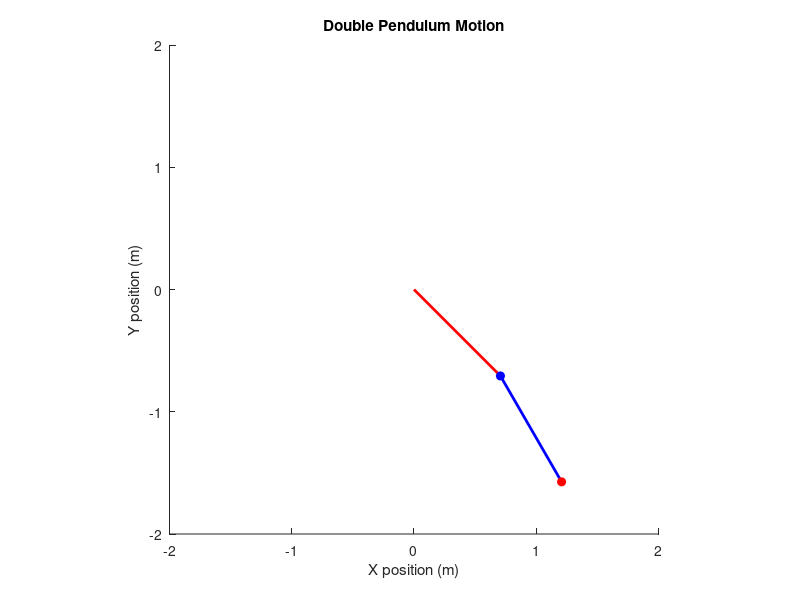

Recreate this plot in MATLAB. (Note: this script raises an error after producing the figure.)
% File name: pendulum.m
% Author: Troy Chin
% Date: 15 November 2024
% Version: 1.0
% Purpose: Reimplementation of the Double Pendulum Lab in MATLAB with animation

% Define necessary parameters
m1 = 1.0; % mass1
m2 = 1.0; % mass2
l1 = 1.0; % length1
l2 = 1.0; % length2
g = 9.81; % Gravitational constant

% Define initial conditions
theta_1 = pi/4; % angle1
theta_2 = pi/6; % angle2
theta_dot1 = 0.0; % velocity1
theta_dot2 = 0.0; % velocity2

% Time span and step size
t_span = [0 5]; % Time from 0 to 20 seconds
dt = 0.01; % Time step
time = t_span(1):dt:t_span(2); % Time array

% Initial conditions for the system
y0 = [theta_1, theta_dot1, theta_2, theta_dot2]; % Initial state vector

% Define the system of differential equations (Euler-Lagrange equations)
% Equations for first and second pendulum
eqns = @(t, y) [
    y(2);
    (-g*(2*m1+m2)*sin(y(1)) - m2*g*sin(y(1)-2*y(3)) - 2*sin(y(1)-y(3))*m2*(y(4)^2*l2 + y(2)^2*l1*cos(y(1)-y(3))))/(l1*(2*m1+m2-m2*cos(2*y(1)-2*y(3)))); 
    y(4);
    (2*sin(y(1)-y(3))*(y(2)^2*l1*(m1+m2) + g*(m1+m2)*cos(y(1)) + y(4)^2*l2*m2*cos(y(1)-y(3))))/(l2*(2*m1+m2-m2*cos(2*y(1)-2*y(3))));
];

% Solve the system using ode45
[time, sol] = ode45(eqns, time, y0);

% Extract positions from the solution
theta1 = sol(:,1);
theta2 = sol(:,3);

% Calculate x and y positions of the masses
x1 = l1 * sin(theta1); % x position of mass 1
y1 = -l1 * cos(theta1); % y position of mass 1
x2 = x1 + l2 * sin(theta2); % x position of mass 2
y2 = y1 - l2 * cos(theta2); % y position of mass 2

% Set up the figure for animation
figure;
axis equal; % Ensure equal scaling on both axes
xlim([-2, 2]); % Adjust limits based on your pendulum's motion
ylim([-2, 2]);
hold on;

% Initial plot of the pendulum components
rod1 = line([0, x1(1)], [0, y1(1)], 'LineWidth', 2, 'Color', 'r'); % First rod
rod2 = line([x1(1), x2(1)], [y1(1), y2(1)], 'LineWidth', 2, 'Color', 'b'); % Second rod
mass1 = plot(x1(1), y1(1), 'bo', 'MarkerFaceColor', 'b'); % Mass 1
mass2 = plot(x2(1), y2(1), 'ro', 'MarkerFaceColor', 'r'); % Mass 2

% Title and labels
title('Double Pendulum Motion');
xlabel('X position (m)');
ylabel('Y position (m)');

% Animation loop
for i = 1:length(time)
    % Update the positions of the rods and masses
    rod1.XData = [0, x1(i)];
    rod1.YData = [0, y1(i)];
    rod2.XData = [x1(i), x2(i)];
    rod2.YData = [y1(i), y2(i)];
    mass1.XData = x1(i);
    mass1.YData = y1(i);
    mass2.XData = x2(i);
    mass2.YData = y2(i);
    
    % Pause to slow down the animation
    pause(0.01);

end

% Plot the results (angles and angular velocities)
figure;
subplot(2, 1, 1);
plot(time, theta1, 'r', 'LineWidth', 1.5);
hold on;
plot(time, theta2, 'b', 'LineWidth', 1.5);
title('Pendulum Angles vs Time');
xlabel('Time (s)');
ylabel('Angle (rad)');
legend('Theta 1', 'Theta 2');

subplot(2, 1, 2);
plot(time, sol(:, 2), 'r', 'LineWidth', 1.5); % Angular velocity of pendulum 1
hold on;
plot(time, sol(:, 4), 'b', 'LineWidth', 1.5); % Angular velocity of pendulum 2
title('Pendulum Angular Velocities vs Time');
xlabel('Time (s)');
ylabel('Angular Velocity (rad/s)');
legend('Theta dot 1', 'Theta dot 2');

% Optional: Save the final figure as a PNG image
% saveas(gcf, 'double_pendulum_simulation.png');
